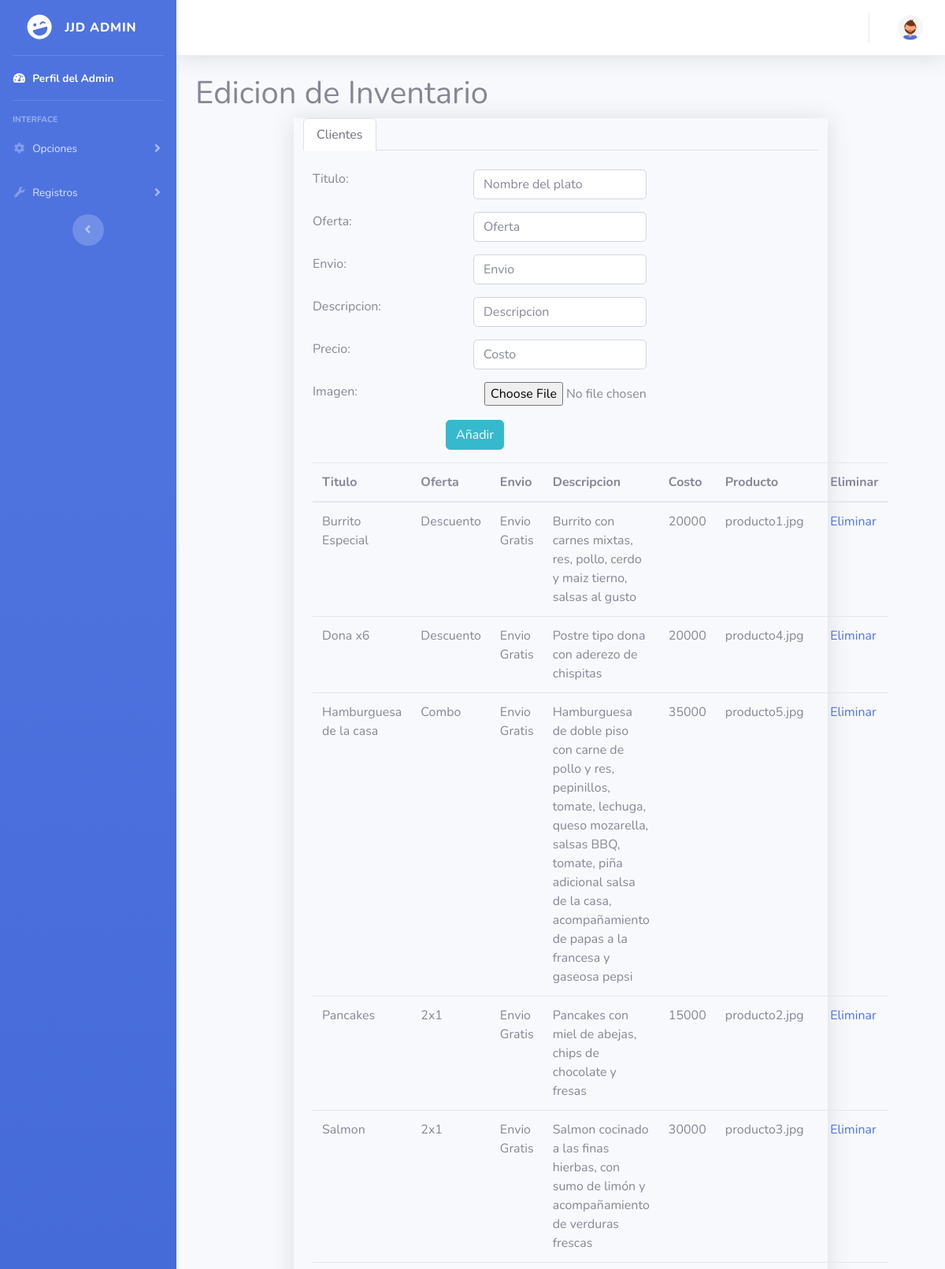
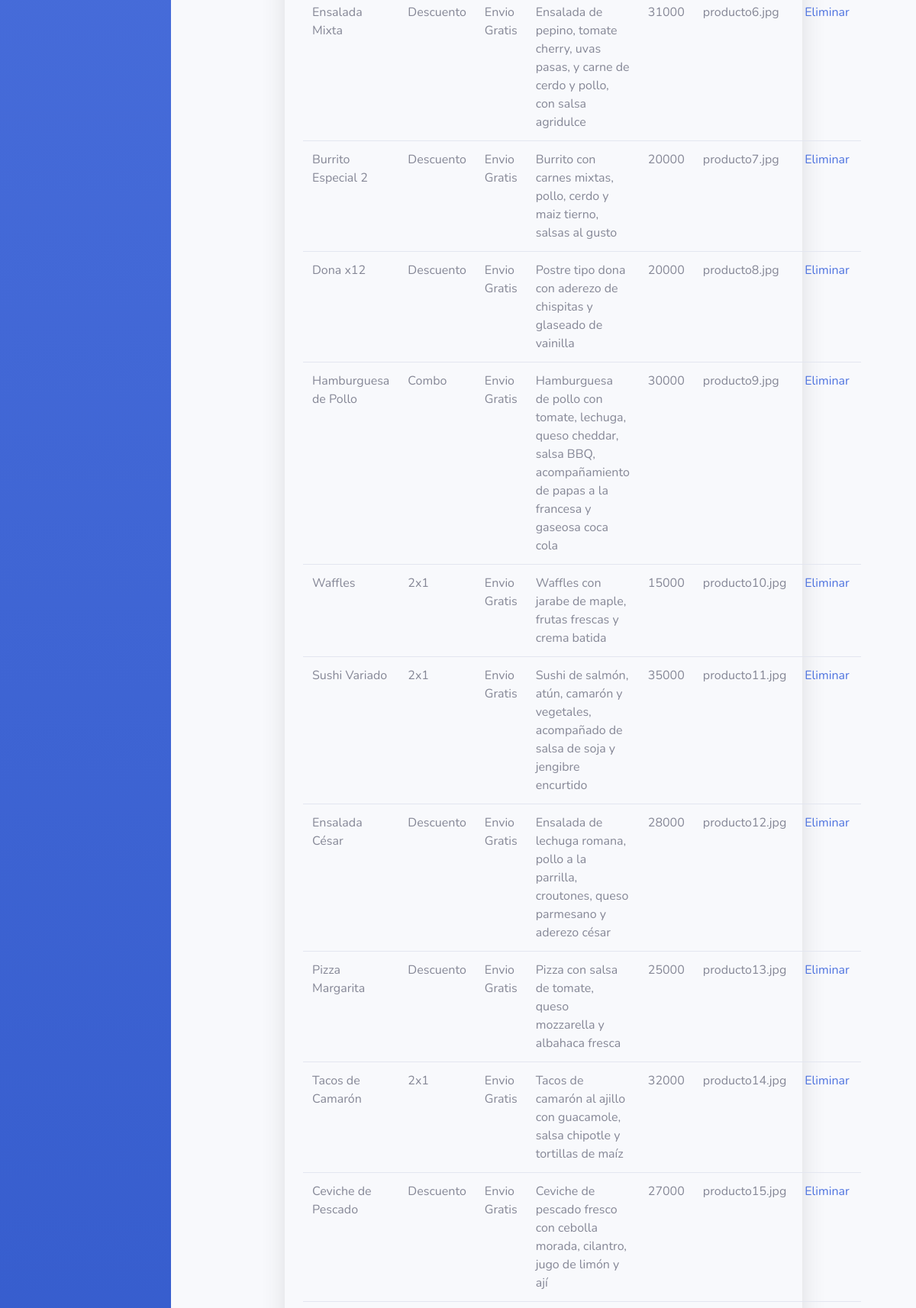
The page /Admin/Inventario.php (signed in, upper part) on the database its author committed (2 pictures, top to bottom).
### tables this page shows
CREATE TABLE `platos` (
  `Titulo` varchar(200) NOT NULL,
  `Oferta` varchar(200) NOT NULL,
  `Envio` varchar(200) NOT NULL,
  `descripcion` varchar(500) NOT NULL,
  `precio` bigint(25) NOT NULL,
  `imagen` varchar(200) NOT NULL
);

### Admin/Inventario.php (the view)
<?php require_once "vistas/parte_superior.php" ?>
  <div class="container">
    <h1>Edicion de Inventario</h1>
    <div class="container">
      <div class="row">
       <div class="caja col-9 shadow mx-auto">
         <ul class="nav nav-tabs" id="myTab" role="tablist">
           <li class="nav-item" role="presentation">
             <button class="nav-link active" id="home-tab" data-bs-toggle="tab" data-bs-target="#home" type="button" role="tab" aria-controls="home" aria-selected="true">Clientes</button>
           </li>
         </ul>
         <br>
         <div class="tab-content" id="myTabContent" >
           <div class="tab-pane fade show active" id="home" role="tabpanel" aria-labelledby="home-tab">
               <div class="mx-auto">
                 <div class="col-8">
                      <form class="" action="edits/validarinv.php" method="get">
                        <div class="form-group row">
                          <label for="codigo" class="col-3">Titulo:</label>
                          <div class="ml-auto">
                            <input type="text" name="nomplato" value="" placeholder="Nombre del plato" class="form-control" required>
                          </div>
                        </div>
                        <div class="form-group row">
                          <label for="Usuario" class="col-3">Oferta:</label>
                          <div class="ml-auto ">
                            <input type="text" name="ofer" value="" placeholder="Oferta" class="form-control" required>
                          </div>
                        </div>
                        <div class="form-group row">
                          <label for="Usuario" class="col-3">Envio:</label>
                          <div class="ml-auto ">
                            <input type="text" name="envi" value="" placeholder="Envio" class="form-control" required>
                          </div>
                        </div>
                        <div class="form-group row">
                          <label for="Usuario" class="col-3">Descripcion:</label>
                          <div class="ml-auto ">
                            <input type="textarea" name="descri" value="" placeholder="Descripcion" class="form-control" required>
                          </div>
                        </div>
                        <div class="form-group row">
                          <label for="email" class="col-3">Precio: </label>
                           <div class="ml-auto ">
                            <input type="number" name="costo" value="" placeholder="Costo" class="form-control"  required>
                          </div>
                        </div>
                        <div class="form-group row">
                          <label for="Telefono" class="col-3">Imagen: </label>
                           <div class="ml-auto col-6">
                            <input type="file" name="imagen" value=""  required>
                          </div>
                        </div>
                        <div class="form-group text-center">
                          <button type="submit" name="button" class="btn btn-info">Añadir</button>
                        </div>
                      </form>
                      <table class="table table-responsive-sm ">
                      <thead>
                          <tr>
                          <th scope="col">Titulo</th>
                          <th scope="col">Oferta</th>
                          <th scope="col">Envio</th>
                          <th scope="col">Descripcion</th>
                          <th scope="col">Costo</th>
                          <th scope="col">Producto</th>
                          <th scope="col">Eliminar</th>
                          </tr>
                      </thead>
                    <div>
                      <tbody>
                      <?php
                      $conexion = mysqli_connect("localhost","root","","jjd-food");
                      $consulta = "SELECT * FROM `platos`";
                      $resultado = mysqli_query($conexion, $consulta);
                      while ($Rows = mysqli_fetch_array($resultado)) {
                        echo "<tr>";
                        echo "<td>$Rows[0]</td>";
                        echo "<td>$Rows[1]</td>";
                        echo "<td>$Rows[2]</td>";
                        echo "<td>$Rows[3]</td>";
                        echo "<td>$Rows[4]</td>";
                        echo "<td>$Rows[5]</td>";
                        echo "<td><a href='edits/Eliminarinv.php?nombreplato=$Rows[0]'>Eliminar</a> </td>";
                        echo "</tr>";
                      }
                        ?>
                      </tbody>
                      </table>
                      </div>
                    </div>
                      </div>
              </div>
            </div>
              </div>
              </div>
  </div>
<?php require_once "vistas/parte_inferior.php" ?>

### rows shown on the page
platos: Titulo "Burrito Especial", Oferta "Descuento", Envio "Envio Gratis", descripcion "Burrito con carnes mixtas, res, pollo, cerdo y maiz tierno, salsas al gusto", precio "20000", imagen "producto1.jpg"
platos: Titulo "Dona x6", Oferta "Descuento", Envio "Envio Gratis", descripcion "Postre tipo dona con aderezo de chispitas", precio "20000", imagen "producto4.jpg"
platos: Titulo "Hamburguesa de la casa", Oferta "Combo", Envio "Envio Gratis", descripcion "Hamburguesa de doble piso con carne de pollo y res, pepinillos, tomate, lechuga, queso mozarella, salsas BBQ, tomate, piña adicional salsa de la casa, acompañamiento de papas a la francesa y gaseosa pepsi", precio "35000", imagen "producto5.jpg"
platos: Titulo "Pancakes", Oferta "2x1", Envio "Envio Gratis", descripcion "Pancakes con miel de abejas, chips de chocolate y fresas", precio "15000", imagen "producto2.jpg"
platos: Titulo "Salmon", Oferta "2x1", Envio "Envio Gratis", descripcion "Salmon cocinado a las finas hierbas, con sumo de limón y acompañamiento de verduras frescas", precio "30000", imagen "producto3.jpg"
platos: Titulo "Ensalada Mixta", Oferta "Descuento", Envio "Envio Gratis", descripcion "Ensalada de pepino, tomate cherry, uvas pasas, y carne de cerdo y pollo, con salsa agridulce", precio "31000", imagen "producto6.jpg"
platos: Titulo "Burrito Especial 2", Oferta "Descuento", Envio "Envio Gratis", descripcion "Burrito con carnes mixtas, pollo, cerdo y maiz tierno, salsas al gusto", precio "20000", imagen "producto7.jpg"
platos: Titulo "Dona x12", Oferta "Descuento", Envio "Envio Gratis", descripcion "Postre tipo dona con aderezo de chispitas y glaseado de vainilla", precio "20000", imagen "producto8.jpg"
platos: Titulo "Hamburguesa de Pollo", Oferta "Combo", Envio "Envio Gratis", descripcion "Hamburguesa de pollo con tomate, lechuga, queso cheddar, salsa BBQ, acompañamiento de papas a la francesa y gaseosa coca cola", precio "30000", imagen "producto9.jpg"
platos: Titulo "Waffles", Oferta "2x1", Envio "Envio Gratis", descripcion "Waffles con jarabe de maple, frutas frescas y crema batida", precio "15000", imagen "producto10.jpg"
platos: Titulo "Sushi Variado", Oferta "2x1", Envio "Envio Gratis", descripcion "Sushi de salmón, atún, camarón y vegetales, acompañado de salsa de soja y jengibre encurtido", precio "35000", imagen "producto11.jpg"
platos: Titulo "Ensalada César", Oferta "Descuento", Envio "Envio Gratis", descripcion "Ensalada de lechuga romana, pollo a la parrilla, croutones, queso parmesano y aderezo césar", precio "28000", imagen "producto12.jpg"
platos: Titulo "Pizza Margarita", Oferta "Descuento", Envio "Envio Gratis", descripcion "Pizza con salsa de tomate, queso mozzarella y albahaca fresca", precio "25000", imagen "producto13.jpg"
platos: Titulo "Tacos de Camarón", Oferta "2x1", Envio "Envio Gratis", descripcion "Tacos de camarón al ajillo con guacamole, salsa chipotle y tortillas de maíz", precio "32000", imagen "producto14.jpg"
platos: Titulo "Ceviche de Pescado", Oferta "Descuento", Envio "Envio Gratis", descripcion "Ceviche de pescado fresco con cebolla morada, cilantro, jugo de limón y ají", precio "27000", imagen "producto15.jpg"
